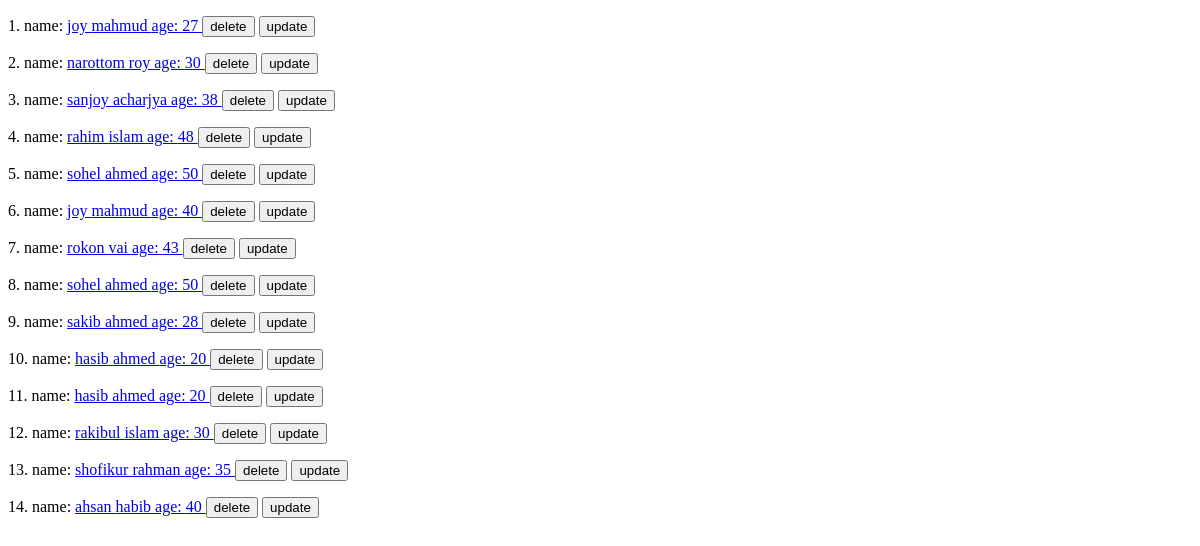
The page /members/viewAllMembers/ on the database as committed earlier.
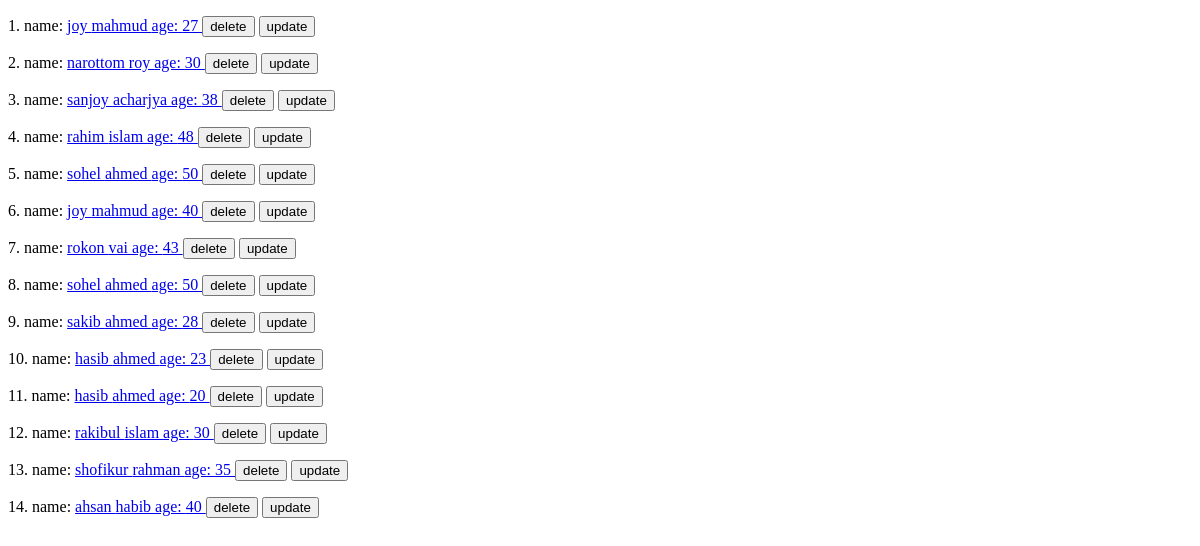
The same page on the database as committed later.
### members/models.py (models this page shows, shortened)
class Member(models.Model):
    firstname=models.CharField(max_length=100)
    lastname=models.CharField(max_length=100)
    age=models.IntegerField(null=True)

### members/views.py (the view)
# urls.py: path('viewAllMembers/',views.view_members,name="view_members"),
def view_members(request):
    members=Member.objects.all().values()
    context={
        "allMembers":members
    }
    return render(request,'view_members.html',context)

### members/templates/view_members.html (shortened to what this page needs)
<!DOCTYPE html>
<html lang="en">
<head>
</head>
<body>
    <div>
        {% for x in allMembers %}
        <p> {{forloop.counter}}. name: <a href="http://127.0.0.1:8000/members/memberDetails/{{x.id}}">{{x.firstname}} {{x.lastname}} age: {{x.age}} </a> <a href="{% url 'deleteMember' x.id%}"><button>delete</button></a>
            <a href="{% url 'update_member' x.id%}"><button>update</button></a>
        </p>
        {% endfor %}
    </div>
</body>
</html>

Rows that differ between the two databases and show on the page:
changed Member (number 10 of 14 on the later page): age "20" → "23"
